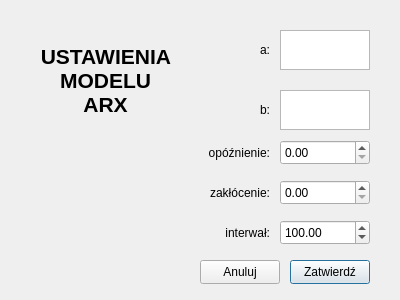
<?xml version="1.0" encoding="UTF-8"?>
<ui version="4.0">
 <class>Oknoarx</class>
 <widget class="QDialog" name="Oknoarx">
  <property name="geometry">
   <rect>
    <x>0</x>
    <y>0</y>
    <width>400</width>
    <height>300</height>
   </rect>
  </property>
  <property name="windowTitle">
   <string>Ustawienia modelu ARX</string>
  </property>
  <widget class="QLabel" name="label_6">
   <property name="geometry">
    <rect>
     <x>40</x>
     <y>20</y>
     <width>131</width>
     <height>121</height>
    </rect>
   </property>
   <property name="font">
    <font>
     <pointsize>16</pointsize>
     <bold>true</bold>
    </font>
   </property>
   <property name="text">
    <string>USTAWIENIA MODELU ARX</string>
   </property>
   <property name="textFormat">
    <enum>Qt::TextFormat::AutoText</enum>
   </property>
   <property name="alignment">
    <set>Qt::AlignmentFlag::AlignCenter</set>
   </property>
   <property name="wordWrap">
    <bool>true</bool>
   </property>
  </widget>
  <widget class="QLabel" name="label_2">
   <property name="geometry">
    <rect>
     <x>180</x>
     <y>90</y>
     <width>90</width>
     <height>40</height>
    </rect>
   </property>
   <property name="text">
    <string>b:</string>
   </property>
   <property name="alignment">
    <set>Qt::AlignmentFlag::AlignRight|Qt::AlignmentFlag::AlignTrailing|Qt::AlignmentFlag::AlignVCenter</set>
   </property>
  </widget>
  <widget class="QDoubleSpinBox" name="dspinbox_inter">
   <property name="geometry">
    <rect>
     <x>280</x>
     <y>220</y>
     <width>90</width>
     <height>25</height>
    </rect>
   </property>
   <property name="maximum">
    <double>1000.000000000000000</double>
   </property>
   <property name="singleStep">
    <double>10.000000000000000</double>
   </property>
   <property name="value">
    <double>100.000000000000000</double>
   </property>
  </widget>
  <widget class="QDoubleSpinBox" name="dspinbox_opoz">
   <property name="geometry">
    <rect>
     <x>280</x>
     <y>140</y>
     <width>90</width>
     <height>25</height>
    </rect>
   </property>
  </widget>
  <widget class="QLabel" name="label">
   <property name="geometry">
    <rect>
     <x>180</x>
     <y>30</y>
     <width>90</width>
     <height>40</height>
    </rect>
   </property>
   <property name="text">
    <string>a:</string>
   </property>
   <property name="alignment">
    <set>Qt::AlignmentFlag::AlignRight|Qt::AlignmentFlag::AlignTrailing|Qt::AlignmentFlag::AlignVCenter</set>
   </property>
  </widget>
  <widget class="QLabel" name="label_4">
   <property name="geometry">
    <rect>
     <x>180</x>
     <y>180</y>
     <width>90</width>
     <height>25</height>
    </rect>
   </property>
   <property name="text">
    <string>zakłócenie:</string>
   </property>
   <property name="alignment">
    <set>Qt::AlignmentFlag::AlignRight|Qt::AlignmentFlag::AlignTrailing|Qt::AlignmentFlag::AlignVCenter</set>
   </property>
  </widget>
  <widget class="QPlainTextEdit" name="plaintextedit_b">
   <property name="geometry">
    <rect>
     <x>280</x>
     <y>90</y>
     <width>90</width>
     <height>40</height>
    </rect>
   </property>
  </widget>
  <widget class="QLabel" name="label_3">
   <property name="geometry">
    <rect>
     <x>180</x>
     <y>140</y>
     <width>90</width>
     <height>25</height>
    </rect>
   </property>
   <property name="text">
    <string>opóźnienie:</string>
   </property>
   <property name="alignment">
    <set>Qt::AlignmentFlag::AlignRight|Qt::AlignmentFlag::AlignTrailing|Qt::AlignmentFlag::AlignVCenter</set>
   </property>
  </widget>
  <widget class="QDoubleSpinBox" name="dspinbox_zakl">
   <property name="geometry">
    <rect>
     <x>280</x>
     <y>180</y>
     <width>90</width>
     <height>25</height>
    </rect>
   </property>
   <property name="maximum">
    <double>1.000000000000000</double>
   </property>
   <property name="singleStep">
    <double>0.010000000000000</double>
   </property>
  </widget>
  <widget class="QLabel" name="label_5">
   <property name="geometry">
    <rect>
     <x>180</x>
     <y>220</y>
     <width>90</width>
     <height>25</height>
    </rect>
   </property>
   <property name="text">
    <string>interwał:</string>
   </property>
   <property name="alignment">
    <set>Qt::AlignmentFlag::AlignRight|Qt::AlignmentFlag::AlignTrailing|Qt::AlignmentFlag::AlignVCenter</set>
   </property>
  </widget>
  <widget class="QPlainTextEdit" name="plaintextedit_a">
   <property name="geometry">
    <rect>
     <x>280</x>
     <y>30</y>
     <width>90</width>
     <height>40</height>
    </rect>
   </property>
  </widget>
  <widget class="QPushButton" name="btn_zatwierdz">
   <property name="geometry">
    <rect>
     <x>290</x>
     <y>260</y>
     <width>80</width>
     <height>24</height>
    </rect>
   </property>
   <property name="text">
    <string>Zatwierdź</string>
   </property>
  </widget>
  <widget class="QPushButton" name="btn_anuluj">
   <property name="geometry">
    <rect>
     <x>200</x>
     <y>260</y>
     <width>80</width>
     <height>24</height>
    </rect>
   </property>
   <property name="text">
    <string>Anuluj</string>
   </property>
  </widget>
 </widget>
 <resources/>
 <connections/>
</ui>
